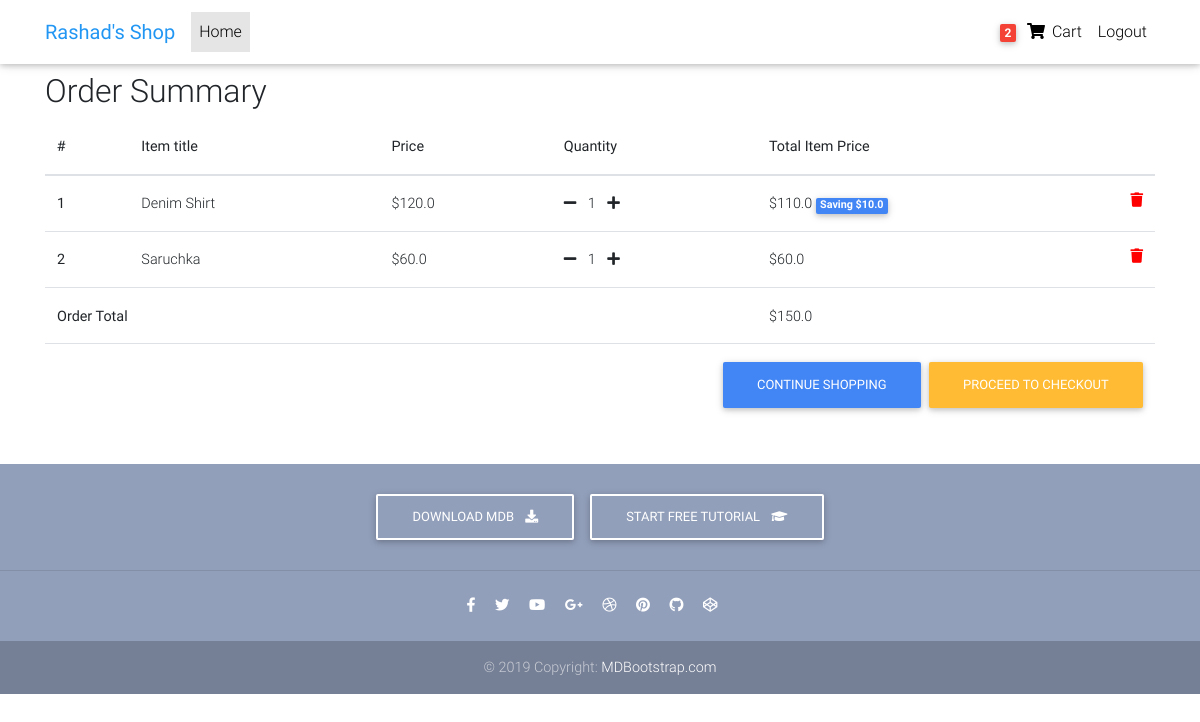
Page /order-summary/ (signed in) on the committed database.
### main/models.py (models this page shows, shortened)
class Order(models.Model):
    user = models.ForeignKey(settings.AUTH_USER_MODEL,
                            on_delete=models.CASCADE)
    ref_code = models.CharField(max_length=20)
    items = models.ManyToManyField(OrderItem)
    start_date = models.DateTimeField(auto_now_add=True)
    ordered_date = models.DateTimeField()
    ordered = models.BooleanField(default=False)
    billing_address = models.ForeignKey(
        'BillingAddress', on_delete=models.SET_NULL, blank=True, null=True)
    payment = models.ForeignKey(
        'Payment', on_delete=models.SET_NULL, blank=True, null=True)
    coupon = models.ForeignKey(
        'Coupon', on_delete=models.SET_NULL, blank=True, null=True)
    being_delivered = models.BooleanField(default=False)
    received = models.BooleanField(default=False)
    refund_requested = models.BooleanField(default=False)
    refund_granted = models.BooleanField(default=False)
    def get_total(self):
        total = 0
        for order_item in self.items.all():
            total += order_item.get_final_price()
        if self.coupon:
            total -= self.coupon.amount
        return total

class OrderItem(models.Model):
    user = models.ForeignKey(settings.AUTH_USER_MODEL,
                            on_delete=models.CASCADE)
    ordered = models.BooleanField(default=False)
    item = models.ForeignKey(Item, on_delete=models.CASCADE)
    quantity = models.IntegerField(default=1)
    def get_total_item_price(self):
        return self.quantity * self.item.price
    def get_total_discount_item_price(self):
        return self.quantity * self.item.discount_price
    def get_amount_saved(self):
        return self.get_total_item_price() - self.get_total_discount_item_price()
    def get_final_price(self):
        if self.item.discount_price:
            return self.get_total_discount_item_price()
        return self.get_total_item_price()

class Item(models.Model):
    title = models.CharField(max_length=100)
    price = models.FloatField()
    discount_price = models.FloatField(blank=True, null=True)
    category = models.CharField(choices=category_choices, max_length=2)
    label = models.CharField(choices=label_choices, max_length=1, blank=True)
    slug = models.SlugField()
    description = models.TextField()
    image = models.ImageField(blank=True, null=True)

class Coupon(models.Model):
    code = models.CharField(max_length=15)
    amount = models.FloatField(default=15)

### main/views.py (the view)
# urls.py: path('order-summary/', OrderSummaryView.as_view(), name='order-summary'),
class OrderSummaryView(LoginRequiredMixin, View):
    def get(self, *args, **kwargs):
        try:
            order = Order.objects.get(user=self.request.user, ordered=False)
            context = {
                'object':order
            }
            return render(self.request, 'order_summary.html', context)
        except ObjectDoesNotExist:
            messages.warning(self.request, "You do not have an active order")
            return redirect("/")

### main/templatetags/cart_template_tags.py (called while the page is built)
@register.filter
def cart_item_count(user):
    if user.is_authenticated:
        qs = Order.objects.filter(user=user, ordered=False)
        if qs.exists():
            return qs[0].items.count()
    return 0

### templates/order_summary.html (shortened to what this page needs)
{% extends 'base.html' %}
{% block content %}
<div class="table-responsive text-nowrap">
<h2>Order Summary</h2>
    <table class="table">
      <thead>
        <tr>
          <th scope="col">#</th>
          <th scope="col">Item title</th>
          <th scope="col">Price</th>
          <th scope="col">Quantity</th>
          <th scope="col">Total Item Price</th>
        </tr>
      </thead>
      <tbody>
    {% for order_item in object.items.all %}
        <tr>
          <th scope="row">{{ forloop.counter }}</th>
          <td>{{ order_item.item.title }}</td>
          <td>${{ order_item.item.price }}</td>
          <td>
            <a href="{% url 'main:remove-single-item-from-cart' order_item.item.slug %}"><i class="fas fa-minus mr-2"></i></a>
                {{ order_item.quantity }}
            <a href="{% url 'main:add-to-cart' order_item.item.slug %}"><i class="fas fa-plus ml-2"></i></a></td>
          <td>
              {% if order_item.item.discount_price %}
                  ${{ order_item.get_total_discount_item_price }}
                  <span class="badge badge-primary">
                    Saving ${{ order_item.get_amount_saved }}
                  </span>
              {% else %}
                  ${{ order_item.get_total_item_price }}
              {% endif %}
              <a style="color: red;" href="{% url 'main:remove-from-cart' order_item.item.slug %}">
                <i class="fas fa-trash float-right"></i>
              </a>
          </td>
        </tr>
    {% endfor %}
    {% if object.get_total %}
    <tr>
        <td colspan="4"><b>Order Total</b></td>
        <td>${{ object.get_total }}</td>
    </tr>
    <tr>
        <td colspan="5">
            <a class="btn btn-warning float-right ml-2" href="/checkout/">Proceed to checkout</a>
            <a class="btn btn-primary float-right" href="/">Continue shopping</a>
        </td>
    </tr>
    {% endif %}
      </tbody>
    </table>
  </div>
{% endblock content %}

### templates/navbar.html (shortened to what this page needs)
{% load cart_template_tags %}
<nav class="navbar fixed-top navbar-expand-lg navbar-light white scrolling-navbar">
  <div class="container">
    <a class="navbar-brand waves-effect" href="{% url 'main:home' %}">
      <strong class="blue-text">Rashad's Shop</strong>
    </a>
    <div class="collapse navbar-collapse" id="navbarSupportedContent">
      <ul class="navbar-nav mr-auto">
        <li class="nav-item active">
          <a class="nav-link waves-effect" href="{% url 'main:home' %}">Home
          </a>
        </li>
      </ul>
      <ul class="navbar-nav nav-flex-icons">
        {% if request.user.is_authenticated %}
          <li class="nav-item">
            <a class="nav-link waves-effect" href="{% url 'main:order-summary' %}">
              <span class="badge red z-depth-1 mr-1"> {{ request.user|cart_item_count }} </span>
              <i class="fas fa-shopping-cart"></i>
              <span class="clearfix d-none d-sm-inline-block"> Cart </span>
            </a>
          </li>
          <li class="nav-item">
            <a class="nav-link waves-effect" href="{% url 'account_logout' %}">
              <span class="clearfix d-none d-sm-inline-block"> Logout </span>
            </a>
          </li>
        {% endif %}
    </div>
  </div>
</nav>

### templates/base.html (style rules this page uses)
html, body, header, .carousel { height: 60vh; }

### rows in the picture
OrderItem: item "Denim Shirt", item.price "120.0", quantity "1", get_total_discount_item_price "110.0", get_amount_saved "10.0"
OrderItem: item "Saruchka", item.price "60.0", quantity "1", get_total_item_price "60.0"
Order: get_total "150.0"

### other values in the picture
{{ request.user|cart_item_count }} "2"
